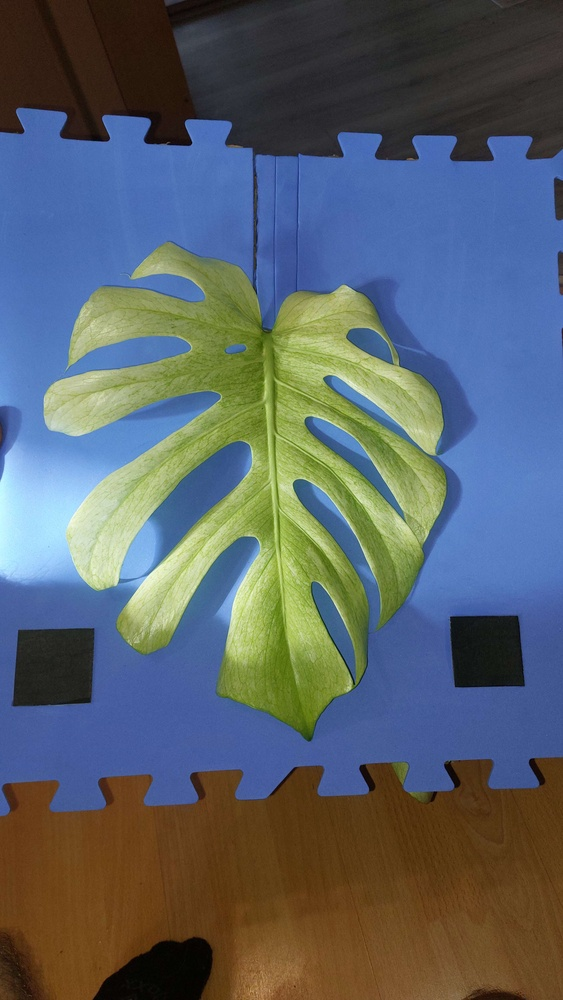
#> input picture Monstera_project/old_files/pic1.jpg, 563 x 1000 px, shrunk from 2604 x 4624 before the run
$ python test2.py
#> lines starting #> are read from the running program, lines starting #| are printed output that depends on the picture; after the words box and inside, x2 and y2 are one past the last pixel; in counts of white or black regions, pixels touching at a corner belong together
import cv2
import numpy as np
import matplotlib.pyplot as plt

img = cv2.imread("pic1.jpg")
#> img is the input picture: shape (1000, 563, 3); mean B, G, R 105, 98.4, 89.3
if img is None:
    raise Exception("Obrázek 'pic1.jpg' nebyl nalezen.")

img_rgb = cv2.cvtColor(img, cv2.COLOR_BGR2RGB)
hsv = cv2.cvtColor(img, cv2.COLOR_BGR2HSV)
#> hsv: shape (1000, 563, 3); mean H, S, V 67.8, 134.4, 134.4

lower_blue = np.array([90, 50, 50])
upper_blue = np.array([130, 255, 255])
blue_mask = cv2.inRange(hsv, lower_blue, upper_blue)
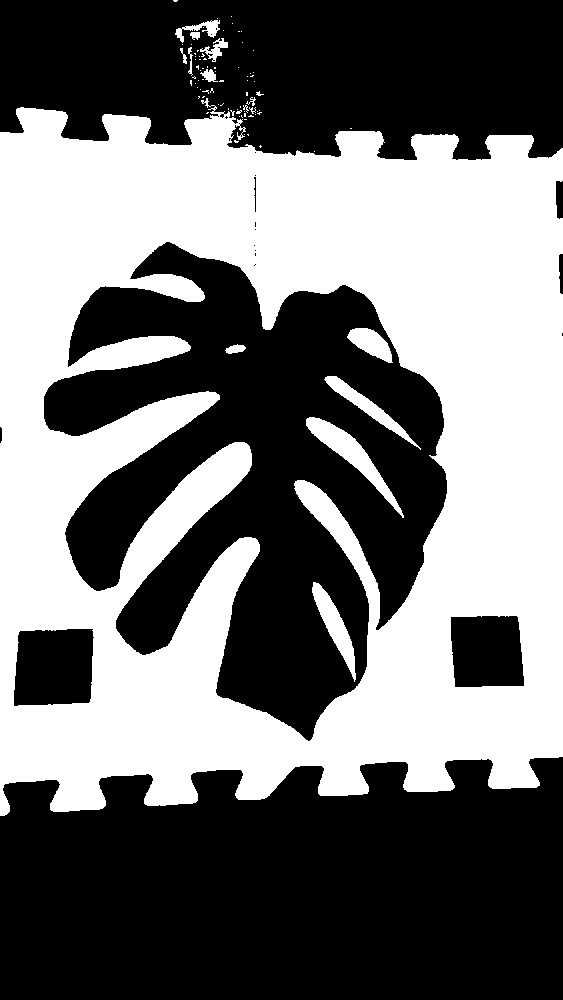
#> blue_mask: shape (1000, 563); 44.6% white; 86 white regions (71 under 20 px), largest, box (x1, y1, x2, y2) and area: (0, 98, 563, 816) 244311, (306, 417, 404, 518) 2019, (312, 582, 356, 682) 1388

kernel_7 = np.ones((7, 7), np.uint8)
blue_mask = cv2.morphologyEx(blue_mask, cv2.MORPH_OPEN, kernel_7)
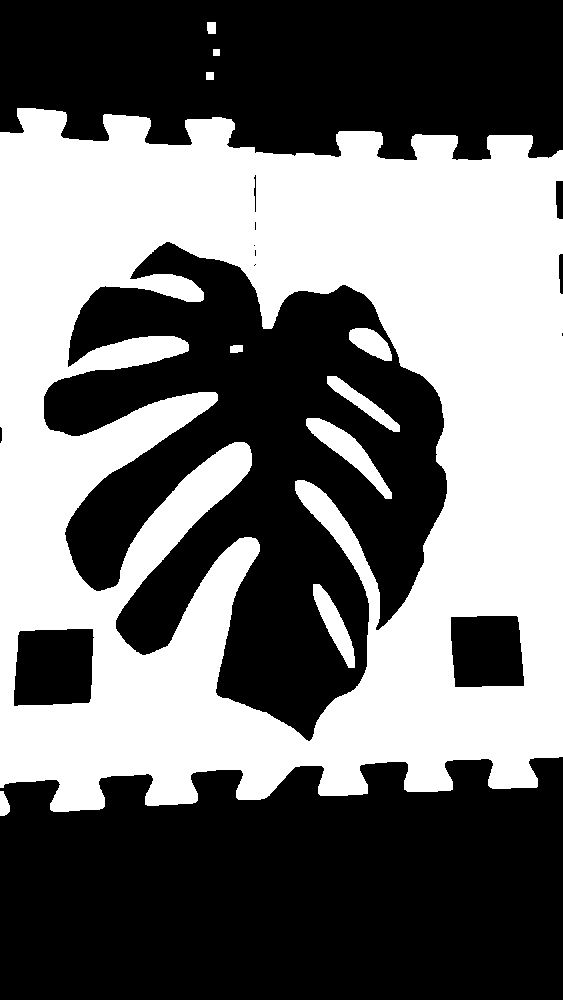
#> blue_mask: shape (1000, 563); 44.3% white; 10 white regions, largest, box (x1, y1, x2, y2) and area: (0, 108, 563, 812) 243597, (306, 418, 392, 499) 1891, (313, 584, 355, 668) 1320
blue_mask = cv2.morphologyEx(blue_mask, cv2.MORPH_CLOSE, kernel_7)
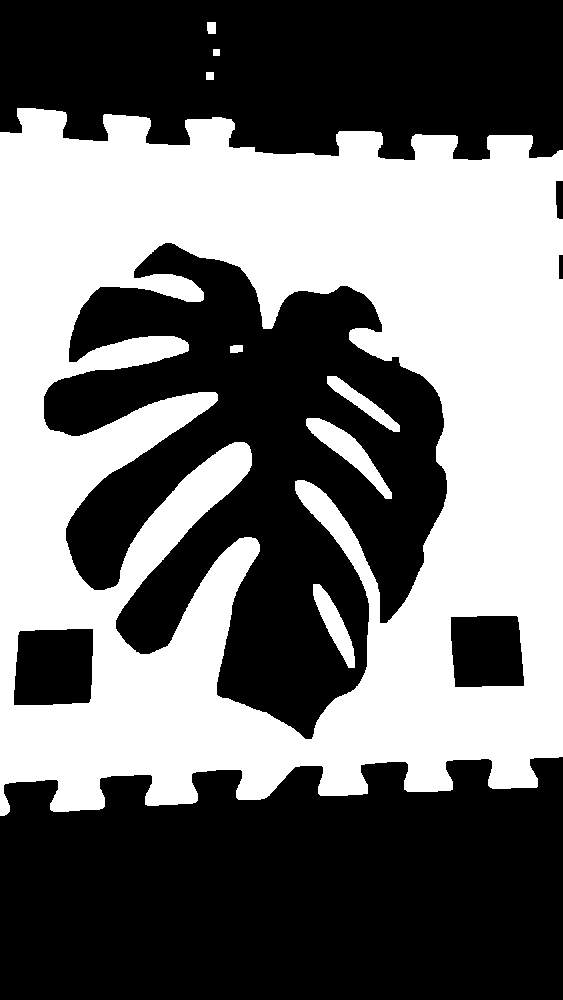
#> blue_mask: shape (1000, 563); 44.4% white; 8 white regions

contours_blue, _ = cv2.findContours(
    blue_mask, cv2.RETR_EXTERNAL, cv2.CHAIN_APPROX_SIMPLE)
#> contours_blue = 4 contours; box (x1, y1, x2, y2) and area: (0, 108, 563, 816) 361597, (207, 22, 216, 34) 86, (206, 72, 214, 80) 49, (213, 49, 220, 56) 36

if len(contours_blue) == 0:
    raise Exception("Nebyla nalezena modrá oblast")

board_contour = max(contours_blue, key=cv2.contourArea)
#> board_contour = contour of 496 points, box (x1, y1, x2, y2) (0, 108, 563, 816), area 361597

board_mask_precise = np.zeros(blue_mask.shape, dtype=np.uint8)
cv2.drawContours(board_mask_precise, [
                 board_contour], -1, 255, thickness=cv2.FILLED)
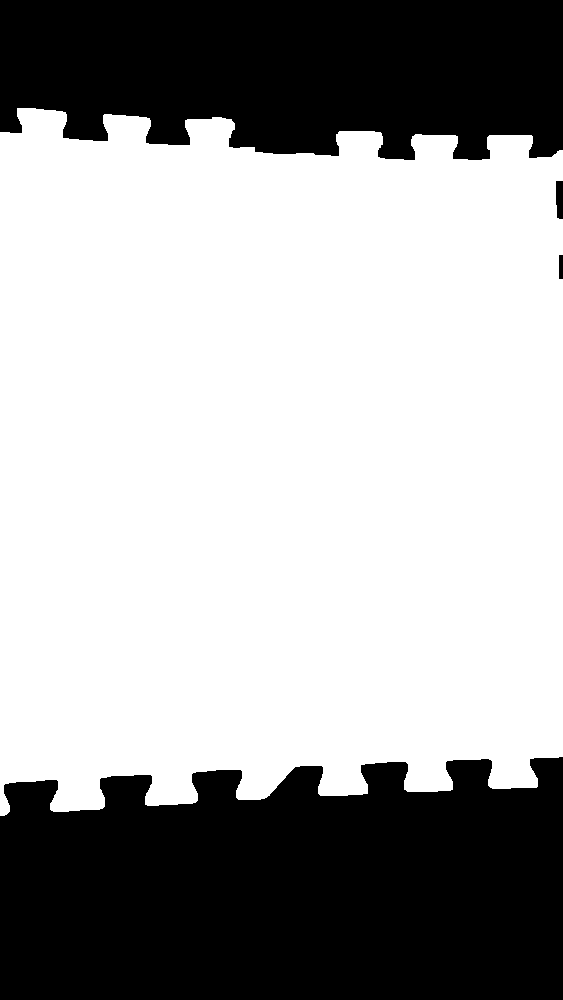
#> board_mask_precise: shape (1000, 563); 64.5% white; 4 black regions, box (x1, y1, x2, y2) and area: (0, 757, 563, 1000) 121798, (0, 0, 563, 160) 77677, (556, 181, 563, 219) 250, (559, 255, 563, 279) 96
isolated_board = cv2.bitwise_and(img_rgb, img_rgb, mask=board_mask_precise)
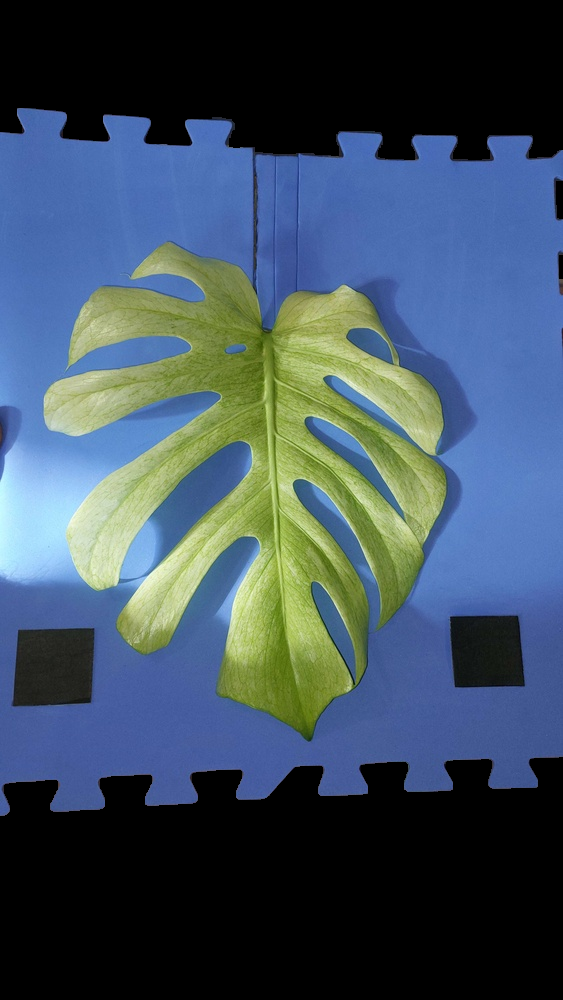
#> isolated_board: shape (1000, 563, 3); mean R, G, B 62.1, 79.5, 94.3

foreground_mask = cv2.bitwise_not(blue_mask)
#> foreground_mask: shape (1000, 563); 55.6% white; 8 black regions, largest, box (x1, y1, x2, y2) and area: (0, 108, 563, 816) 245213, (306, 418, 392, 499) 1891, (313, 584, 355, 668) 1320
foreground_mask = cv2.bitwise_and(foreground_mask, board_mask_precise)
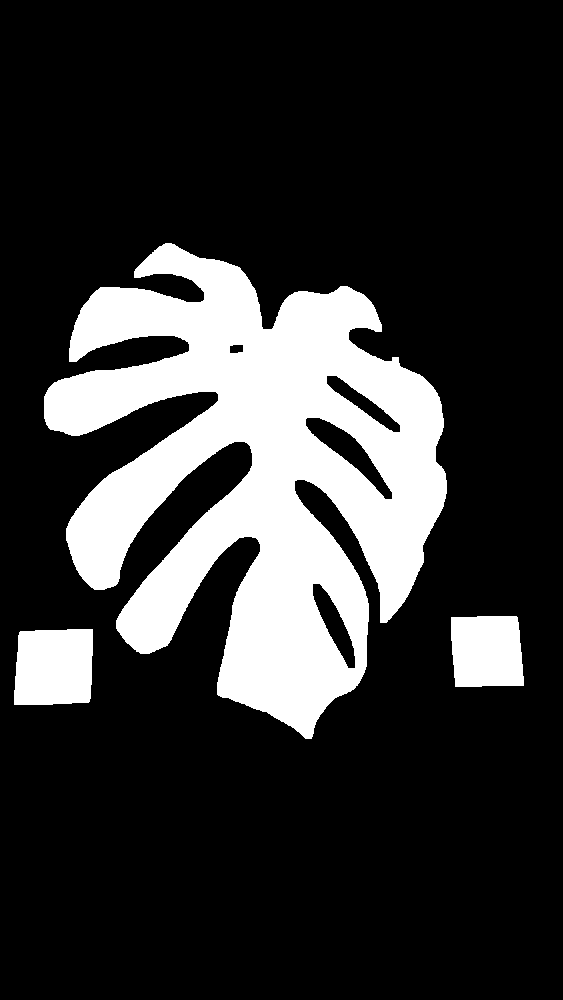
#> foreground_mask: shape (1000, 563); 20.2% white; 3 white regions, box (x1, y1, x2, y2) and area: (44, 243, 447, 739) 103171, (14, 629, 93, 705) 5638, (451, 616, 524, 687) 4814

kernel_5 = np.ones((5, 5), np.uint8)
foreground_mask = cv2.morphologyEx(foreground_mask, cv2.MORPH_OPEN, kernel_5)
foreground = cv2.bitwise_and(
    isolated_board, isolated_board, mask=foreground_mask)
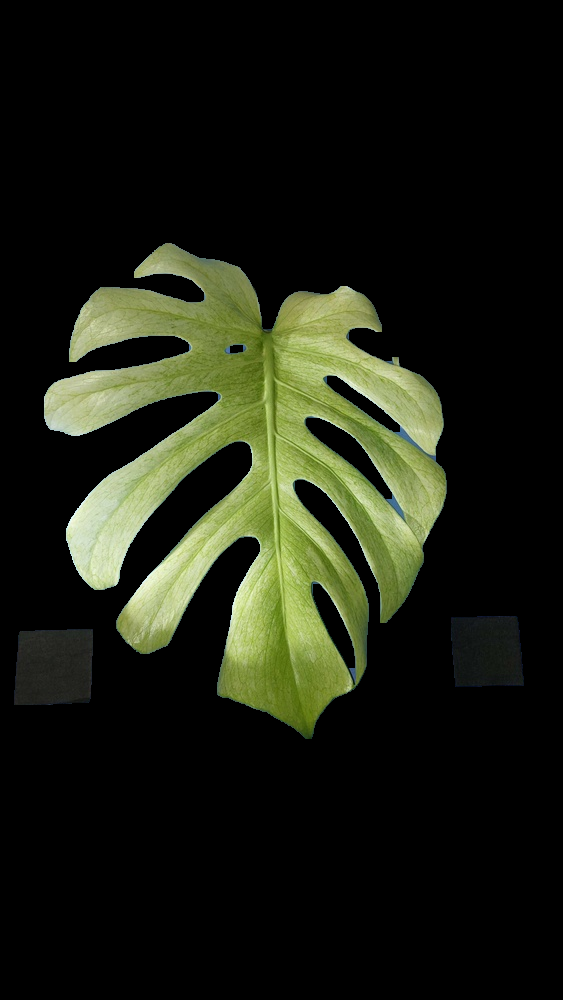
#> foreground: shape (1000, 563, 3); mean R, G, B 27.6, 30.8, 18.2

fig, ax = plt.subplots(1, 3, figsize=(18, 6))

ax[0].imshow(img_rgb)
ax[0].set_title("Orig")
ax[0].axis("off")

ax[1].imshow(foreground_mask, cmap="gray")
ax[1].set_title("Mask")
ax[1].axis("off")

ax[2].imshow(foreground)
ax[2].set_title("Result")
ax[2].axis("off")

plt.tight_layout()
plt.show()
